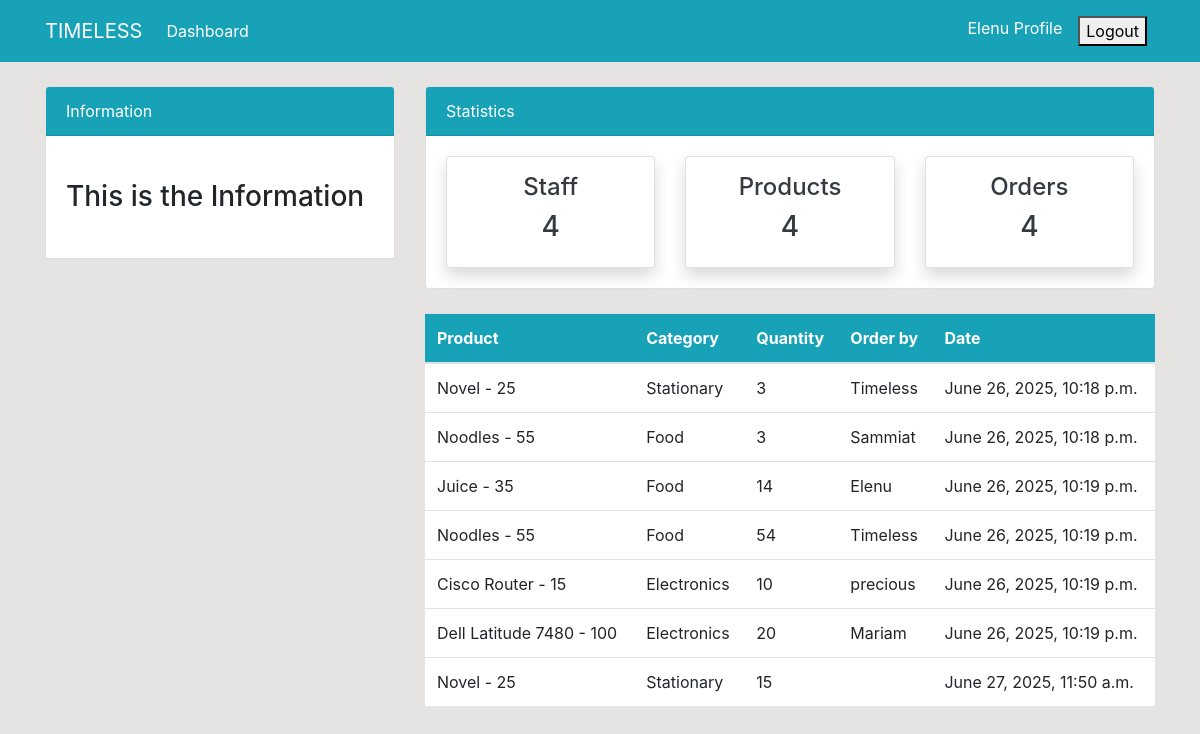
Page /order/ (signed in) on the earlier database version.
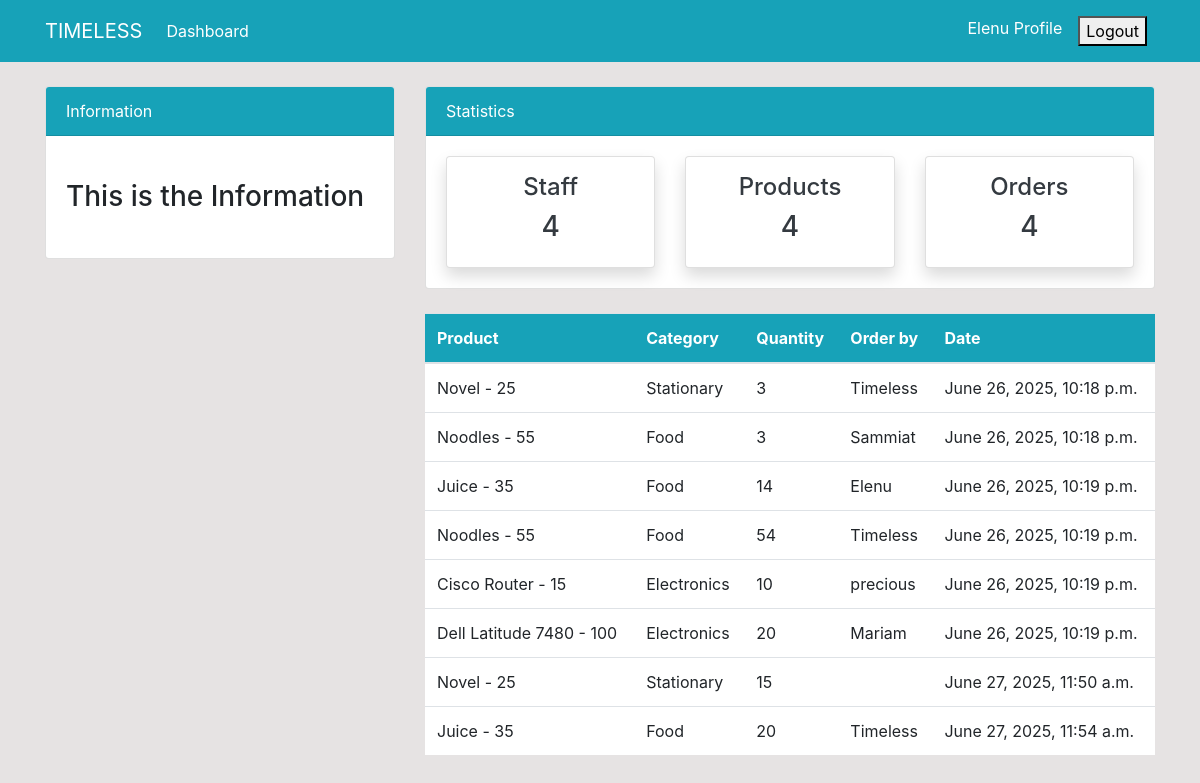
Same page on the later database version.
### dashboard/models.py (models this page shows, shortened)
class Order(models.Model):
    product = models.ForeignKey(Product, on_delete=models.CASCADE, null=True)
    staff = models.ForeignKey(User, on_delete=models.CASCADE, null=True)
    order_quantity = models.PositiveIntegerField(null=True)
    date = models.DateTimeField(auto_now_add=True)
    class Meta:
        verbose_name_plural = 'Order'

class Product(models.Model):
    name = models.CharField(max_length=100, null=True)
    category = models.CharField(max_length=20, choices=CATEGORY, null=True)
    quantity = models.PositiveIntegerField(null=True)
    class Meta:
        verbose_name_plural = 'Product'
    def __str__(self):
        return f'{self.name} - {self.quantity}'

### dashboard/views.py (the view)
# urls.py: path('order/', views.order, name='dashboard-order'),
@login_required
def order(request):
     orders = Order.objects.all()
     context = {
          'orders':orders
     }
     return render(request, 'dashboard/order.html', context)

### templates/dashboard/order.html (shortened to what this page needs)
 {% extends 'partials/base.html' %}
  {% block content %}
      {% include 'partials/topnav.html' %}
    <div class="container">
        <div class="row my-4">
            <div class="col-md-4">
            </div>
            <div class="col-md-8">
                <table class="table bg-white">
                    <thead class="bg-info">
                        <tr class="text-white">
                            <th scope="col">Product</th>
                            <th scope="col">Category</th>
                            <th scope="col">Quantity</th>
                            <th scope="col">Order by</th>
                            <th scope="col">Date</th>
                        </tr>
                    </thead>
                    <tbody>
                        {% for orders in orders%}
                        <tr>
                            <td>{{orders.product}}</td>
                            <td>{{orders.product.category}}</td>
                            <td>{{orders.order_quantity}}</td>
                            <td>
                                {{ orders.staff.username}}
                            </td>
                            <td>
                                {{ orders.date}}
                            </td>
                        </tr>
                        {% endfor %}
                    </tbody>
                </table>
            </div>
        </div>
    </div>
    {% endblock %}

Differences in the rows shown:
added Order: product "Juice - 35", product.category "Food", order_quantity "20", staff.username "Timeless", date "June 27, 2025, 11:54 a.m."
